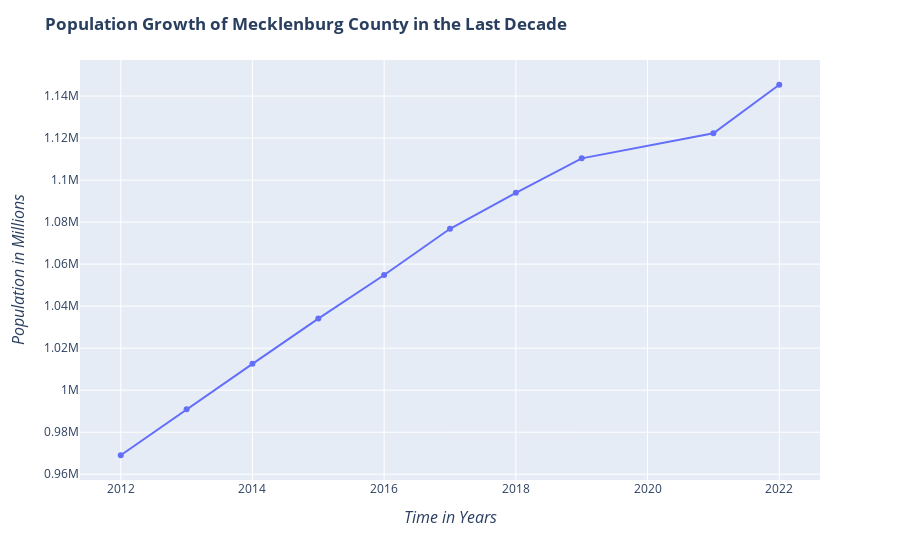

Write notebook code for a chart like this one.
### Code cell
import plotly.express as px
import pandas as pd
from plotly.subplots import make_subplots
import numpy as np

df = pd.read_csv('Population_Growth_of_Charlotte.csv')
pop = df['Total']
year = df['Year']

df = df.sort_index().reset_index(drop=True)
# Shaping the graph
fig = px.line(df, x=year, y=pop, markers=True)
fig.update_layout(title='<b>Population Growth of Mecklenburg County in the Last Decade<b>',xaxis_title="<i>Time in Years<i>",
    yaxis_title="<i>Population in Millions<i>",
    legend_title="Legend",
    showlegend = True)
fig.update_yaxes(title_font=dict(size=16))
fig.update_xaxes(title_font=dict(size=16))
fig.show()
pop_series = pd.Series(pop)
pctchan = pop_series.pct_change()
funct = [np.mean, np.median, np.min, np.max, np.std, pctchan]
df['pop_series'] = pop_series.pct_change()
df['average pop'] = df['pop_series'].mean()
df

### Figure 1 — Plotly figure (JSON) as saved in the notebook; plotly's stock layout.template omitted (floating-point values rounded to 4 significant figures)
{"data": [{"hovertemplate": "x=%{x}<br>y=%{y}<extra></extra>", "legendgroup": "", "line": {"color": "#636efa", "dash": "solid"}, "marker": {"symbol": "circle"}, "mode": "markers+lines", "name": "", "orientation": "v", "showlegend": false, "type": "scatter", "x": [2012, 2013, 2014, 2015, 2016, 2017, 2018, 2019, 2021, 2022], "xaxis": "x", "y": [969031, 990977, 1012539, 1034070, 1054835, 1076837, 1093931, 1110356, 1122276, 1145392], "yaxis": "y"}], "layout": {"legend": {"title": {"text": "Legend"}, "tracegroupgap": 0}, "margin": {"t": 60}, "showlegend": true, "title": {"text": "<b>Population Growth of Mecklenburg County in the Last Decade<b>"}, "xaxis": {"anchor": "y", "domain": [0, 1], "title": {"font": {"size": 16}, "text": "<i>Time in Years<i>"}}, "yaxis": {"anchor": "x", "domain": [0, 1], "title": {"font": {"size": 16}, "text": "<i>Population in Millions<i>"}}}}
